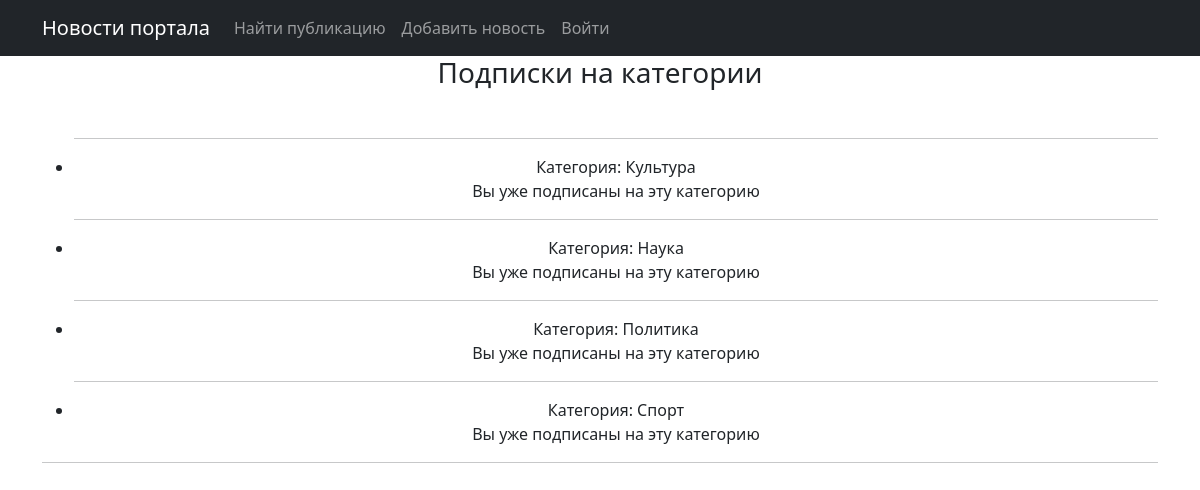
Screenshot of /subscriptions with the database file from the repository.
### news/models.py (models this page shows, shortened)
class Category(models.Model):
    name = models.CharField(max_length=128, unique=True)
    subscribers = models.ManyToManyField(User, through="CategorySubscribers")
    @property
    def is_subscribed(self):
        return CategorySubscribers.objects.filter(id_category=self.pk).exists()

### news/views.py (the view)
# urls.py: path('subscriptions', SubscriptionView.as_view()),
class SubscriptionView(ListView):
    model = Category
    template_name = 'subscriptions.html'
    context_object_name = 'subscriptionView'
    queryset = Category.objects.order_by('name')
    paginate_by = 4

### templates/subscriptions.html (shortened to what this page needs)
{% extends 'flatpages/default.html' %}
{% load news_filters %}
{% block content %}
    <h3>Подписки на категории</h3>
    <br>
    {% if subscriptionView %}
        <ul>
        {% for record in subscriptionView %}
            <hr>
            <li>
                Категория: {{ record.name }}
                {% if not record.is_subscribed %}
                    <form action="subscribe" method="POST">
                        {% csrf_token %}
                        <input type="hidden" name="id_cat" value="{{ record.pk }}">
                        <input type="submit" value="Подписаться">
                    </form>
                {% else %}
                    <br>Вы уже подписаны на эту категорию
                {% endif %}
            </li>
        {% endfor %}
        </ul>
        <hr>
    {% else %}
        <h3>Категорий нет =(</h3>
    {% endif %}
{% endblock content %}

### rows the page displays
Category: name "Культура", shows "Вы уже подписаны на эту категорию"
Category: name "Наука", shows "Вы уже подписаны на эту категорию"
Category: name "Политика", shows "Вы уже подписаны на эту категорию"
Category: name "Спорт", shows "Вы уже подписаны на эту категорию"
